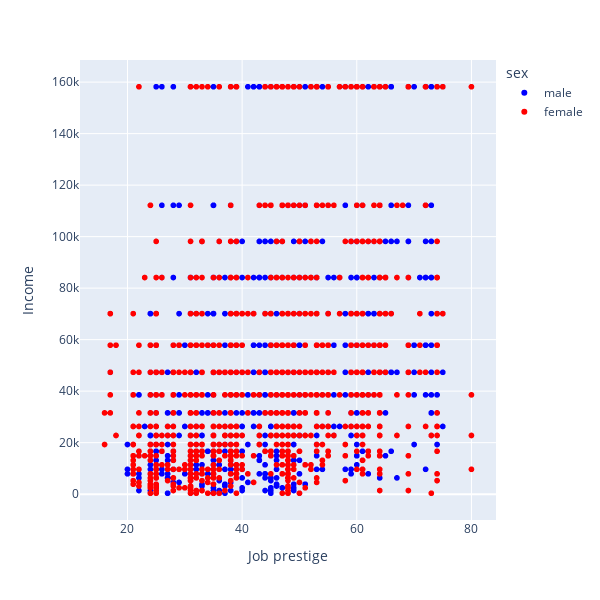

Source (notebook cell):
### Code cell
fig = px.scatter(scatterplot_df, x='job_prestige', y='income', 
                 color="sex", #trendline='ols',
                 height=600, width=600,
                 color_discrete_map = {'male':'blue', 'female':'red'},
                 labels={'job_prestige':'Job prestige', 
                        'income':'Income'},
                 hover_data=['education', 'socioeconomic_index'],
                 #title = 'Income and prestige by gender'
                )
fig.update(layout=dict(title=dict(x=0.5)))
fig.show()

### Figure 1 — Plotly figure (JSON) as saved in the notebook; plotly's stock layout.template omitted (floating-point values rounded to 4 significant figures; data arrays with more than 128 entries replaced by an {"elided": "..."} marker saying what was removed)
{"data": [{"customdata": {"elided": "1052x2 float values"}, "hovertemplate": "sex=male<br>Job prestige=%{x}<br>Income=%{y}<br>education=%{customdata[0]}<br>socioeconomic_index=%{customdata[1]}<extra></extra>", "legendgroup": "male", "marker": {"color": "blue", "symbol": "circle"}, "mode": "markers", "name": "male", "showlegend": true, "type": "scattergl", "x": {"elided": "1052 int values"}, "xaxis": "x", "y": {"elided": "1052 float values"}, "yaxis": "y"}, {"customdata": {"elided": "1296x2 float values"}, "hovertemplate": "sex=female<br>Job prestige=%{x}<br>Income=%{y}<br>education=%{customdata[0]}<br>socioeconomic_index=%{customdata[1]}<extra></extra>", "legendgroup": "female", "marker": {"color": "red", "symbol": "circle"}, "mode": "markers", "name": "female", "showlegend": true, "type": "scattergl", "x": {"elided": "1296 int values"}, "xaxis": "x", "y": {"elided": "1296 float values"}, "yaxis": "y"}], "layout": {"height": 600, "legend": {"title": {"text": "sex"}, "tracegroupgap": 0}, "margin": {"t": 60}, "title": {"x": 0.5}, "width": 600, "xaxis": {"anchor": "y", "domain": [0, 1], "title": {"text": "Job prestige"}}, "yaxis": {"anchor": "x", "domain": [0, 1], "title": {"text": "Income"}}}}
